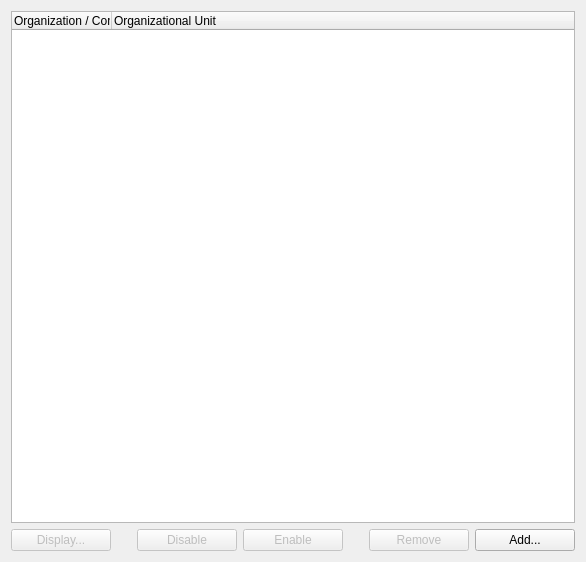
<?xml version="1.0" encoding="UTF-8"?>
<ui version="4.0">
 <class>CaCertificatesPage</class>
 <widget class="QWidget" name="CaCertificatesPage">
  <property name="geometry">
   <rect>
    <x>0</x>
    <y>0</y>
    <width>586</width>
    <height>562</height>
   </rect>
  </property>
  <property name="windowTitle">
   <string>Form</string>
  </property>
  <layout class="QVBoxLayout" name="verticalLayout">
   <item>
    <widget class="QTreeWidget" name="treeWidget">
     <property name="selectionMode">
      <enum>QAbstractItemView::ExtendedSelection</enum>
     </property>
     <property name="verticalScrollMode">
      <enum>QAbstractItemView::ScrollPerPixel</enum>
     </property>
     <column>
      <property name="text">
       <string>Organization / Common Name</string>
      </property>
     </column>
     <column>
      <property name="text">
       <string>Organizational Unit</string>
      </property>
     </column>
    </widget>
   </item>
   <item>
    <layout class="QHBoxLayout" name="horizontalLayout">
     <item>
      <widget class="QPushButton" name="displaySelection">
       <property name="enabled">
        <bool>false</bool>
       </property>
       <property name="text">
        <string>Display...</string>
       </property>
      </widget>
     </item>
     <item>
      <spacer name="horizontalSpacer">
       <property name="orientation">
        <enum>Qt::Horizontal</enum>
       </property>
       <property name="sizeType">
        <enum>QSizePolicy::Fixed</enum>
       </property>
       <property name="sizeHint" stdset="0">
        <size>
         <width>20</width>
         <height>20</height>
        </size>
       </property>
      </spacer>
     </item>
     <item>
      <widget class="KPushButton" name="disableSelection">
       <property name="enabled">
        <bool>false</bool>
       </property>
       <property name="text">
        <string>Disable</string>
       </property>
      </widget>
     </item>
     <item>
      <widget class="QPushButton" name="enableSelection">
       <property name="enabled">
        <bool>false</bool>
       </property>
       <property name="text">
        <string>Enable</string>
       </property>
      </widget>
     </item>
     <item>
      <spacer name="spacer">
       <property name="orientation">
        <enum>Qt::Horizontal</enum>
       </property>
       <property name="sizeType">
        <enum>QSizePolicy::Fixed</enum>
       </property>
       <property name="sizeHint" stdset="0">
        <size>
         <width>20</width>
         <height>20</height>
        </size>
       </property>
      </spacer>
     </item>
     <item>
      <widget class="KPushButton" name="removeSelection">
       <property name="enabled">
        <bool>false</bool>
       </property>
       <property name="text">
        <string>Remove</string>
       </property>
      </widget>
     </item>
     <item>
      <widget class="KPushButton" name="add">
       <property name="text">
        <string>Add...</string>
       </property>
      </widget>
     </item>
    </layout>
   </item>
  </layout>
 </widget>
 <customwidgets>
  <customwidget>
   <class>KPushButton</class>
   <extends>QPushButton</extends>
   <header>kpushbutton.h</header>
  </customwidget>
 </customwidgets>
 <resources/>
 <connections/>
</ui>
